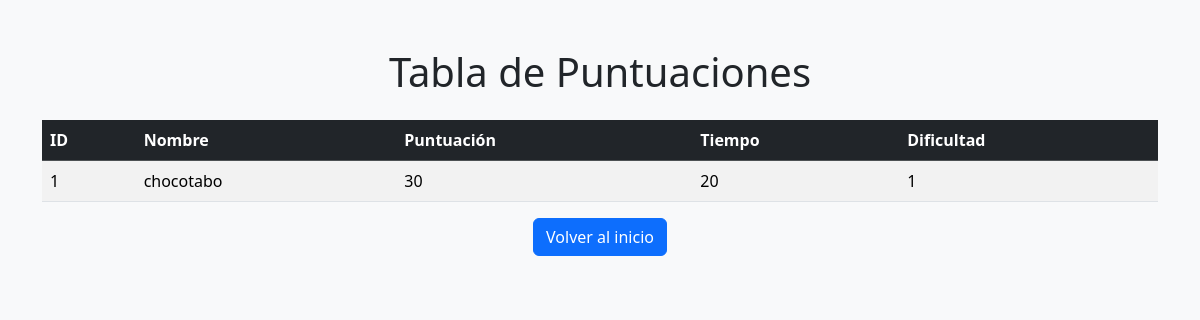
Before: /scores with the older database file.
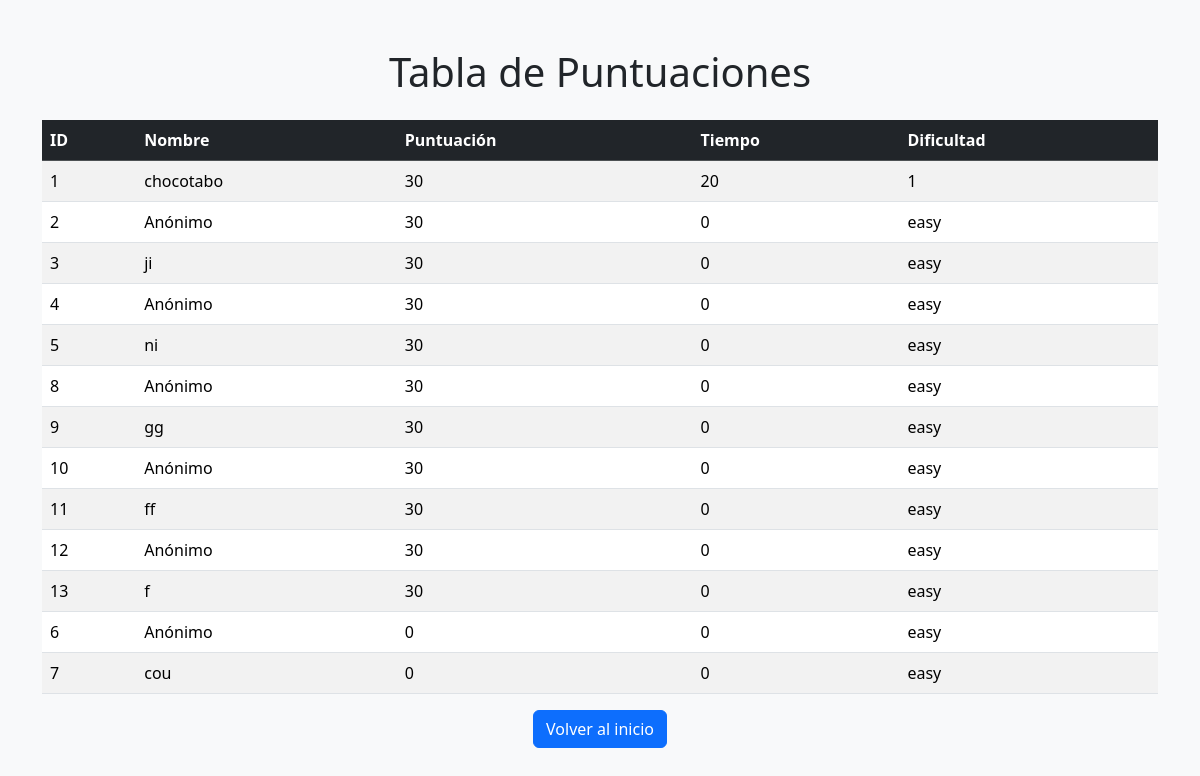
After: the same page with the newer database file.
### tables this page shows
CREATE TABLE "usuario" (
	"id"	INTEGER NOT NULL UNIQUE,
	"nombre"	TEXT NOT NULL,
	"puntuacion"	INTEGER NOT NULL,
	"tiempo"	INTEGER NOT NULL,
	"difictultad"	INTEGER NOT NULL,
	PRIMARY KEY("id" AUTOINCREMENT)
);

### app.py (the view)
@app.route('/scores')
def show_scores():
    db = get_db()
    cursor = db.execute(
        'SELECT id, nombre, puntuacion, tiempo, difictultad FROM usuario ORDER BY puntuacion DESC'
    )
    scores = cursor.fetchall()
    return render_template('scores.html', scores=scores)

### app.py (called while the page is built)
def get_db():
    db = getattr(g, '_database', None)
    if db is None:
        db = g._database = sqlite3.connect(DATABASE)
        db.row_factory = sqlite3.Row  # Permite acceder a los datos como diccionarios
    return db

@app.teardown_appcontext
def close_connection(exception):
    db = getattr(g, '_database', None)
    if db is not None:
        db.close()

### templates/scores.html (shortened to what this page needs)
<!DOCTYPE html>
<html lang="es">
  <head>
    <link
      href="https://cdn.jsdelivr.net/npm/bootstrap@5.3.3/dist/css/bootstrap.min.css"
      rel="stylesheet"
    />
  </head>
  <body class="bg-light">
    <div class="container mt-5">
      <h1 class="text-center">Tabla de Puntuaciones</h1>
      <table class="table table-striped mt-4">
        <thead class="table-dark">
          <tr>
            <th>ID</th>
            <th>Nombre</th>
            <th>Puntuación</th>
            <th>Tiempo</th>
            <th>Dificultad</th>
          </tr>
        </thead>
        <tbody>
          {% for score in scores %}
          <tr>
            <td>{{ score['id'] }}</td>
            <td>{{ score['nombre'] }}</td>
            <td>{{ score['puntuacion'] }}</td>
            <td>{{ score['tiempo'] }}</td>
            <td>{{ score['difictultad'] }}</td>
          </tr>
          {% endfor %}
        </tbody>
      </table>
      <div class="text-center">
        <a href="/" class="btn btn-primary">Volver al inicio</a>
      </div>
    </div>
  </body>
</html>

Changed rows visible on the page:
added usuario: id "2", nombre "Anónimo", puntuacion "30", tiempo "0", difictultad "easy"
added usuario: id "3", nombre "ji", puntuacion "30", tiempo "0", difictultad "easy"
added usuario: id "4", nombre "Anónimo", puntuacion "30", tiempo "0", difictultad "easy"
added usuario: id "5", nombre "ni", puntuacion "30", tiempo "0", difictultad "easy"
added usuario: id "8", nombre "Anónimo", puntuacion "30", tiempo "0", difictultad "easy"
added usuario: id "9", nombre "gg", puntuacion "30", tiempo "0", difictultad "easy"
added usuario: id "10", nombre "Anónimo", puntuacion "30", tiempo "0", difictultad "easy"
added usuario: id "11", nombre "ff", puntuacion "30", tiempo "0", difictultad "easy"
added usuario: id "12", nombre "Anónimo", puntuacion "30", tiempo "0", difictultad "easy"
added usuario: id "13", nombre "f", puntuacion "30", tiempo "0", difictultad "easy"
added usuario: id "6", nombre "Anónimo", puntuacion "0", tiempo "0", difictultad "easy"
added usuario: id "7", nombre "cou", puntuacion "0", tiempo "0", difictultad "easy"
